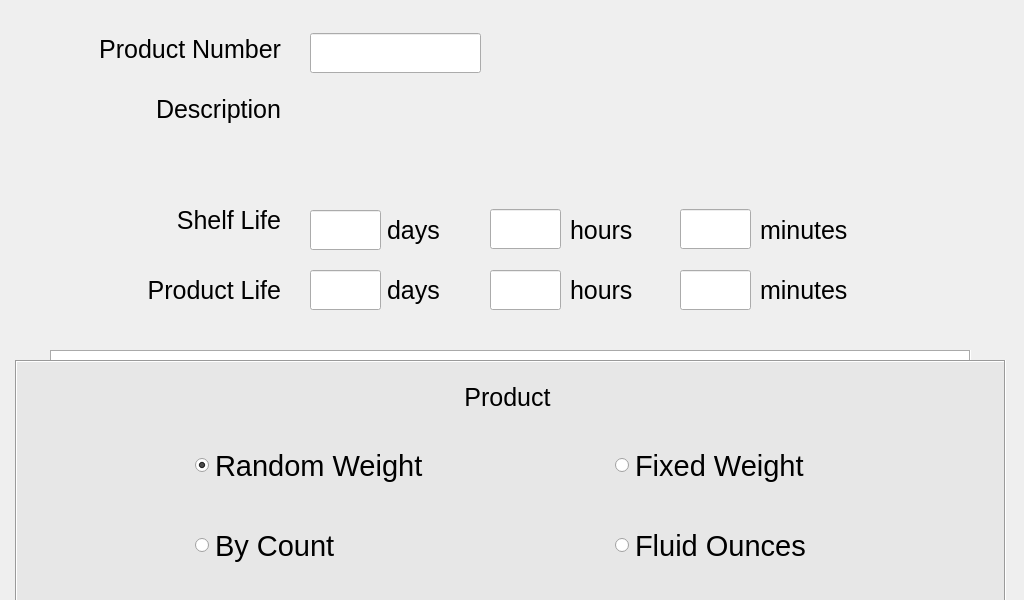
<?xml version="1.0" encoding="UTF-8"?>
<ui version="4.0">
 <class>superChangeProductShelfLife</class>
 <widget class="QWidget" name="superChangeProductShelfLife">
  <property name="geometry">
   <rect>
    <x>0</x>
    <y>0</y>
    <width>1024</width>
    <height>600</height>
   </rect>
  </property>
  <property name="font">
   <font>
    <pointsize>22</pointsize>
   </font>
  </property>
  <property name="windowTitle">
   <string>Form</string>
  </property>
  <widget class="hobart::numericLineEdit" name="leShelfLifeDays">
   <property name="geometry">
    <rect>
     <x>310</x>
     <y>210</y>
     <width>71</width>
     <height>40</height>
    </rect>
   </property>
   <property name="inputMask">
    <string notr="true"/>
   </property>
   <property name="text">
    <string notr="true"/>
   </property>
   <property name="maxLength">
    <number>20</number>
   </property>
   <property name="placeholderText">
    <string notr="true"/>
   </property>
  </widget>
  <widget class="QLabel" name="lblProductNumber">
   <property name="geometry">
    <rect>
     <x>30</x>
     <y>14</y>
     <width>251</width>
     <height>71</height>
    </rect>
   </property>
   <property name="font">
    <font>
     <pointsize>19</pointsize>
    </font>
   </property>
   <property name="text">
    <string>Product Number</string>
   </property>
   <property name="alignment">
    <set>Qt::AlignRight|Qt::AlignTrailing|Qt::AlignVCenter</set>
   </property>
  </widget>
  <widget class="QFrame" name="gbNewProduct">
   <property name="geometry">
    <rect>
     <x>15</x>
     <y>360</y>
     <width>991</width>
     <height>331</height>
    </rect>
   </property>
   <property name="styleSheet">
    <string notr="true">QWidget#gbNewProduct{
	background-color: rgb(231, 231, 231);
}</string>
   </property>
   <property name="frameShape">
    <enum>QFrame::Box</enum>
   </property>
   <property name="frameShadow">
    <enum>QFrame::Sunken</enum>
   </property>
   <widget class="QRadioButton" name="rbRandomWeight">
    <property name="geometry">
     <rect>
      <x>180</x>
      <y>80</y>
      <width>390</width>
      <height>51</height>
     </rect>
    </property>
    <property name="font">
     <font>
      <pointsize>22</pointsize>
     </font>
    </property>
    <property name="text">
     <string>Random Weight</string>
    </property>
    <property name="checked">
     <bool>true</bool>
    </property>
   </widget>
   <widget class="QRadioButton" name="rbByCount">
    <property name="geometry">
     <rect>
      <x>180</x>
      <y>160</y>
      <width>390</width>
      <height>51</height>
     </rect>
    </property>
    <property name="font">
     <font>
      <pointsize>22</pointsize>
     </font>
    </property>
    <property name="text">
     <string>By Count</string>
    </property>
   </widget>
   <widget class="QRadioButton" name="rbFixedWeight">
    <property name="geometry">
     <rect>
      <x>600</x>
      <y>80</y>
      <width>351</width>
      <height>51</height>
     </rect>
    </property>
    <property name="font">
     <font>
      <pointsize>22</pointsize>
     </font>
    </property>
    <property name="text">
     <string>Fixed Weight</string>
    </property>
   </widget>
   <widget class="QRadioButton" name="rbFluidOunces">
    <property name="geometry">
     <rect>
      <x>600</x>
      <y>160</y>
      <width>351</width>
      <height>51</height>
     </rect>
    </property>
    <property name="font">
     <font>
      <pointsize>22</pointsize>
     </font>
    </property>
    <property name="text">
     <string>Fluid Ounces</string>
    </property>
   </widget>
   <widget class="QPushButton" name="butOK">
    <property name="geometry">
     <rect>
      <x>230</x>
      <y>240</y>
      <width>211</width>
      <height>61</height>
     </rect>
    </property>
    <property name="font">
     <font>
      <pointsize>22</pointsize>
     </font>
    </property>
    <property name="text">
     <string>OK</string>
    </property>
   </widget>
   <widget class="QLabel" name="lblcreateNewProductQuestion">
    <property name="geometry">
     <rect>
      <x>132</x>
      <y>12</y>
      <width>721</width>
      <height>51</height>
     </rect>
    </property>
    <property name="font">
     <font>
      <pointsize>19</pointsize>
     </font>
    </property>
    <property name="text">
     <string notr="true">Product</string>
    </property>
    <property name="alignment">
     <set>Qt::AlignCenter</set>
    </property>
   </widget>
   <widget class="QPushButton" name="butCancel">
    <property name="geometry">
     <rect>
      <x>550</x>
      <y>240</y>
      <width>211</width>
      <height>61</height>
     </rect>
    </property>
    <property name="font">
     <font>
      <pointsize>22</pointsize>
     </font>
    </property>
    <property name="text">
     <string>Cancel</string>
    </property>
   </widget>
  </widget>
  <widget class="QLabel" name="lblDescription">
   <property name="geometry">
    <rect>
     <x>30</x>
     <y>74</y>
     <width>251</width>
     <height>71</height>
    </rect>
   </property>
   <property name="font">
    <font>
     <pointsize>19</pointsize>
    </font>
   </property>
   <property name="text">
    <string>Description</string>
   </property>
   <property name="alignment">
    <set>Qt::AlignRight|Qt::AlignTrailing|Qt::AlignVCenter</set>
   </property>
  </widget>
  <widget class="QLabel" name="lblShelfLife">
   <property name="geometry">
    <rect>
     <x>30</x>
     <y>200</y>
     <width>251</width>
     <height>41</height>
    </rect>
   </property>
   <property name="font">
    <font>
     <pointsize>19</pointsize>
    </font>
   </property>
   <property name="text">
    <string>Shelf Life</string>
   </property>
   <property name="alignment">
    <set>Qt::AlignRight|Qt::AlignTrailing|Qt::AlignVCenter</set>
   </property>
   <property name="wordWrap">
    <bool>true</bool>
   </property>
  </widget>
  <widget class="hobart::numericLineEdit" name="leProductNumber">
   <property name="geometry">
    <rect>
     <x>310</x>
     <y>33</y>
     <width>171</width>
     <height>40</height>
    </rect>
   </property>
   <property name="inputMask">
    <string notr="true"/>
   </property>
   <property name="text">
    <string notr="true"/>
   </property>
   <property name="maxLength">
    <number>20</number>
   </property>
   <property name="placeholderText">
    <string notr="true"/>
   </property>
  </widget>
  <widget class="QLabel" name="lblDescriptionContent">
   <property name="geometry">
    <rect>
     <x>310</x>
     <y>97</y>
     <width>671</width>
     <height>89</height>
    </rect>
   </property>
   <property name="font">
    <font>
     <pointsize>16</pointsize>
     <weight>50</weight>
     <bold>false</bold>
    </font>
   </property>
   <property name="text">
    <string notr="true"/>
   </property>
   <property name="alignment">
    <set>Qt::AlignLeading|Qt::AlignLeft|Qt::AlignTop</set>
   </property>
   <property name="wordWrap">
    <bool>true</bool>
   </property>
  </widget>
  <widget class="QLabel" name="lblProductLife">
   <property name="geometry">
    <rect>
     <x>30</x>
     <y>270</y>
     <width>251</width>
     <height>41</height>
    </rect>
   </property>
   <property name="font">
    <font>
     <pointsize>19</pointsize>
    </font>
   </property>
   <property name="text">
    <string>Product Life</string>
   </property>
   <property name="alignment">
    <set>Qt::AlignRight|Qt::AlignTrailing|Qt::AlignVCenter</set>
   </property>
   <property name="wordWrap">
    <bool>true</bool>
   </property>
  </widget>
  <widget class="hobart::numericLineEdit" name="leProductLifeDays">
   <property name="geometry">
    <rect>
     <x>310</x>
     <y>270</y>
     <width>71</width>
     <height>40</height>
    </rect>
   </property>
   <property name="inputMask">
    <string notr="true"/>
   </property>
   <property name="text">
    <string notr="true"/>
   </property>
   <property name="maxLength">
    <number>20</number>
   </property>
   <property name="placeholderText">
    <string notr="true"/>
   </property>
  </widget>
  <widget class="QLabel" name="lblProductLifeHours">
   <property name="geometry">
    <rect>
     <x>570</x>
     <y>270</y>
     <width>91</width>
     <height>41</height>
    </rect>
   </property>
   <property name="font">
    <font>
     <pointsize>19</pointsize>
    </font>
   </property>
   <property name="text">
    <string>hours</string>
   </property>
  </widget>
  <widget class="QLabel" name="lblShelfLifeDays">
   <property name="geometry">
    <rect>
     <x>387</x>
     <y>210</y>
     <width>81</width>
     <height>41</height>
    </rect>
   </property>
   <property name="font">
    <font>
     <pointsize>19</pointsize>
    </font>
   </property>
   <property name="text">
    <string>days</string>
   </property>
  </widget>
  <widget class="QLabel" name="lblProductLifeDays">
   <property name="geometry">
    <rect>
     <x>387</x>
     <y>270</y>
     <width>81</width>
     <height>41</height>
    </rect>
   </property>
   <property name="font">
    <font>
     <pointsize>19</pointsize>
    </font>
   </property>
   <property name="text">
    <string>days</string>
   </property>
  </widget>
  <widget class="QLabel" name="lblShelfLifeHours">
   <property name="geometry">
    <rect>
     <x>570</x>
     <y>210</y>
     <width>91</width>
     <height>41</height>
    </rect>
   </property>
   <property name="font">
    <font>
     <pointsize>19</pointsize>
    </font>
   </property>
   <property name="text">
    <string>hours</string>
   </property>
  </widget>
  <widget class="QFrame" name="gbDontPrintCheckBoxes">
   <property name="geometry">
    <rect>
     <x>50</x>
     <y>350</y>
     <width>921</width>
     <height>161</height>
    </rect>
   </property>
   <property name="styleSheet">
    <string notr="true">QWidget#gbDontPrintCheckBoxes{
	background-color: rgb(255, 255, 255);
}</string>
   </property>
   <property name="frameShape">
    <enum>QFrame::Box</enum>
   </property>
   <property name="frameShadow">
    <enum>QFrame::Sunken</enum>
   </property>
   <widget class="QCheckBox" name="cbDontPrintBestBefore">
    <property name="geometry">
     <rect>
      <x>10</x>
      <y>95</y>
      <width>911</width>
      <height>31</height>
     </rect>
    </property>
    <property name="font">
     <font>
      <pointsize>19</pointsize>
     </font>
    </property>
    <property name="styleSheet">
     <string notr="true">QCheckBox::indicator{
	width: 30px;
	height: 30px;
}</string>
    </property>
    <property name="text">
     <string>Don't print best before</string>
    </property>
   </widget>
   <widget class="QCheckBox" name="cbDontPrintPackedOn">
    <property name="geometry">
     <rect>
      <x>10</x>
      <y>15</y>
      <width>911</width>
      <height>31</height>
     </rect>
    </property>
    <property name="font">
     <font>
      <pointsize>19</pointsize>
     </font>
    </property>
    <property name="styleSheet">
     <string notr="true">QCheckBox::indicator{
	width: 30px;
	height: 30px;
}</string>
    </property>
    <property name="text">
     <string>Don't print packed on</string>
    </property>
   </widget>
   <widget class="QCheckBox" name="cbDontPrintSellBy">
    <property name="geometry">
     <rect>
      <x>10</x>
      <y>55</y>
      <width>911</width>
      <height>31</height>
     </rect>
    </property>
    <property name="font">
     <font>
      <pointsize>19</pointsize>
     </font>
    </property>
    <property name="styleSheet">
     <string notr="true">QCheckBox::indicator{
	width: 30px;
	height: 30px;
}</string>
    </property>
    <property name="text">
     <string>Don't print sell by</string>
    </property>
   </widget>
  </widget>
  <widget class="hobart::numericLineEdit" name="leShelfLifeHours">
   <property name="geometry">
    <rect>
     <x>490</x>
     <y>209</y>
     <width>71</width>
     <height>40</height>
    </rect>
   </property>
   <property name="inputMask">
    <string notr="true"/>
   </property>
   <property name="text">
    <string notr="true"/>
   </property>
   <property name="maxLength">
    <number>20</number>
   </property>
   <property name="placeholderText">
    <string notr="true"/>
   </property>
  </widget>
  <widget class="hobart::numericLineEdit" name="leProductLifeHours">
   <property name="geometry">
    <rect>
     <x>490</x>
     <y>270</y>
     <width>71</width>
     <height>40</height>
    </rect>
   </property>
   <property name="inputMask">
    <string notr="true"/>
   </property>
   <property name="text">
    <string notr="true"/>
   </property>
   <property name="maxLength">
    <number>20</number>
   </property>
   <property name="placeholderText">
    <string notr="true"/>
   </property>
  </widget>
  <widget class="QLabel" name="lblProductLifeMins">
   <property name="geometry">
    <rect>
     <x>760</x>
     <y>270</y>
     <width>91</width>
     <height>41</height>
    </rect>
   </property>
   <property name="font">
    <font>
     <pointsize>19</pointsize>
    </font>
   </property>
   <property name="text">
    <string>minutes</string>
   </property>
  </widget>
  <widget class="hobart::numericLineEdit" name="txtShelfLifeMinutes">
   <property name="geometry">
    <rect>
     <x>680</x>
     <y>209</y>
     <width>71</width>
     <height>40</height>
    </rect>
   </property>
   <property name="font">
    <font>
     <pointsize>22</pointsize>
    </font>
   </property>
   <property name="inputMask">
    <string notr="true"/>
   </property>
   <property name="text">
    <string notr="true"/>
   </property>
   <property name="maxLength">
    <number>6</number>
   </property>
   <property name="placeholderText">
    <string notr="true"/>
   </property>
  </widget>
  <widget class="QLabel" name="lblShelfLifeMins">
   <property name="geometry">
    <rect>
     <x>760</x>
     <y>210</y>
     <width>91</width>
     <height>41</height>
    </rect>
   </property>
   <property name="font">
    <font>
     <pointsize>19</pointsize>
    </font>
   </property>
   <property name="text">
    <string>minutes</string>
   </property>
  </widget>
  <widget class="hobart::numericLineEdit" name="txtProductLifeMinutes">
   <property name="geometry">
    <rect>
     <x>680</x>
     <y>270</y>
     <width>71</width>
     <height>40</height>
    </rect>
   </property>
   <property name="font">
    <font>
     <pointsize>22</pointsize>
    </font>
   </property>
   <property name="inputMask">
    <string notr="true"/>
   </property>
   <property name="text">
    <string notr="true"/>
   </property>
   <property name="maxLength">
    <number>6</number>
   </property>
   <property name="placeholderText">
    <string notr="true"/>
   </property>
  </widget>
  <zorder>lblProductLife</zorder>
  <zorder>lblProductLifeHours</zorder>
  <zorder>leProductLifeDays</zorder>
  <zorder>leShelfLifeDays</zorder>
  <zorder>lblProductNumber</zorder>
  <zorder>lblDescription</zorder>
  <zorder>lblShelfLife</zorder>
  <zorder>leProductNumber</zorder>
  <zorder>lblDescriptionContent</zorder>
  <zorder>lblShelfLifeDays</zorder>
  <zorder>lblProductLifeDays</zorder>
  <zorder>lblShelfLifeHours</zorder>
  <zorder>gbDontPrintCheckBoxes</zorder>
  <zorder>leShelfLifeHours</zorder>
  <zorder>leProductLifeHours</zorder>
  <zorder>gbNewProduct</zorder>
  <zorder>lblProductLifeMins</zorder>
  <zorder>txtShelfLifeMinutes</zorder>
  <zorder>lblShelfLifeMins</zorder>
  <zorder>txtProductLifeMinutes</zorder>
 </widget>
 <customwidgets>
  <customwidget>
   <class>hobart::numericLineEdit</class>
   <extends>QLineEdit</extends>
   <header location="global">numericlineedit.h</header>
  </customwidget>
 </customwidgets>
 <tabstops>
  <tabstop>leProductNumber</tabstop>
  <tabstop>leShelfLifeDays</tabstop>
  <tabstop>cbDontPrintPackedOn</tabstop>
  <tabstop>leProductLifeDays</tabstop>
  <tabstop>rbRandomWeight</tabstop>
  <tabstop>rbByCount</tabstop>
  <tabstop>rbFixedWeight</tabstop>
  <tabstop>rbFluidOunces</tabstop>
  <tabstop>butCancel</tabstop>
  <tabstop>butOK</tabstop>
 </tabstops>
 <resources/>
 <connections/>
</ui>
